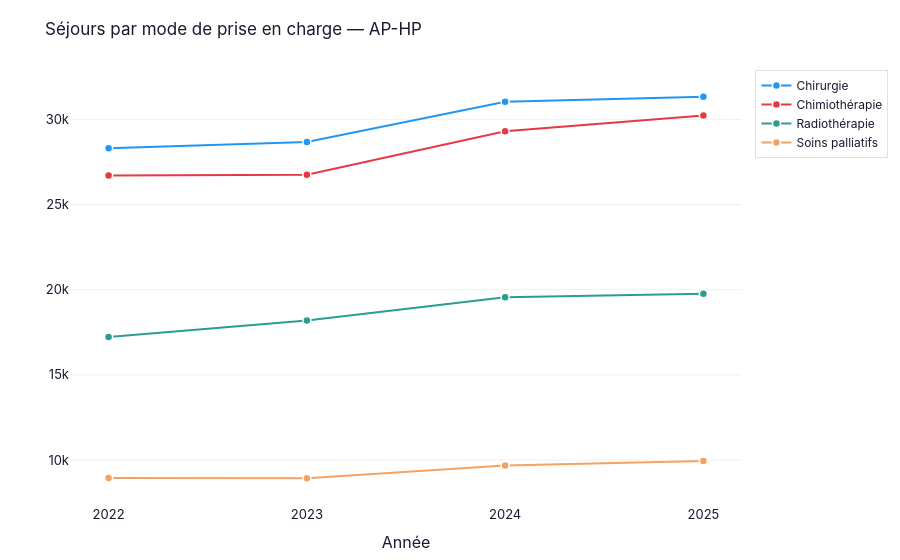
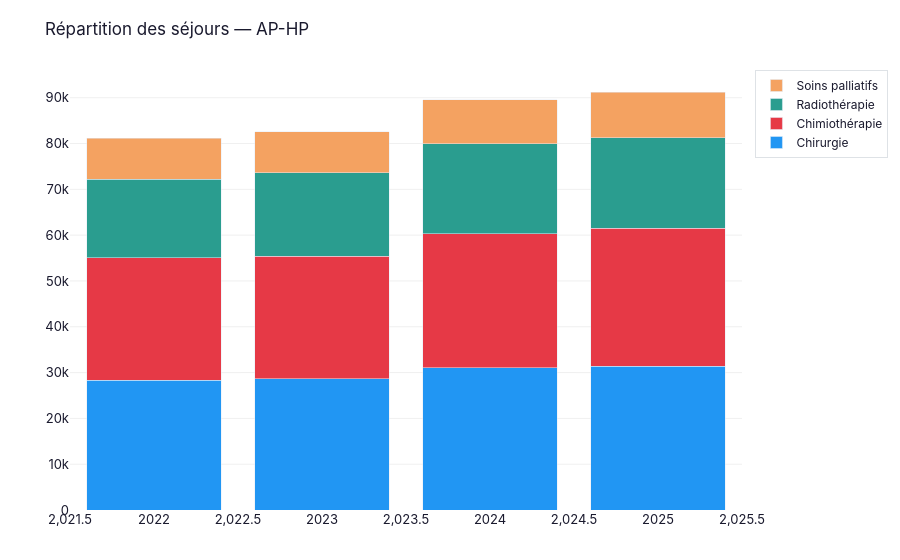

Source (notebook cell) for these figures, in order:
### Markdown cell above
## B. Séjours (par mode de prise en charge)

### Code cell
# Séjours « fondus » : melt des 4 modes → colonne label (= ce que fait report_builder)
sej = melt_sejours(tot(aphp, ENTITE))

# line_evolution sur les séjours
display(line_evolution(sej, "annee", "nb_sejours", "label",
                       f"Séjours par mode de prise en charge — {ENTITE}",
                       entities=list(TREATMENT_COLS.values())))

# stacked_treatments(df, group_col, title ; orientation) — définie, non utilisée par les pages.
# ATTENTION : attend un tableau LARGE (colonnes nb_sejours_*) + un group_col (ici l'année),
# et NON le tableau fondu `sej` (sinon toutes les traces sont sautées → figure vide).
display(stacked_treatments(tot(aphp, ENTITE), "annee", f"Répartition des séjours — {ENTITE}"))

### Figure 1 — Plotly figure (JSON) as saved in the notebook; plotly's stock layout.template omitted (floating-point values rounded to 4 significant figures)
{"data": [{"customdata": [null, "+1.3%", "+8.2%", "+1.0%"], "hovertemplate": "<b>Chirurgie</b><br>%{y:,.0f}<br>Évol. N-1 : %{customdata}<extra></extra>", "line": {"color": "#2196F3", "dash": "solid", "width": 2}, "marker": {"color": "#2196F3", "line": {"color": "white", "width": 1.5}, "size": 8}, "mode": "lines+markers", "name": "Chirurgie", "type": "scatter", "x": [2022, 2023, 2024, 2025], "y": [28307, 28676, 31033, 31330]}, {"customdata": [null, "+0.2%", "+9.6%", "+3.1%"], "hovertemplate": "<b>Chimiothérapie</b><br>%{y:,.0f}<br>Évol. N-1 : %{customdata}<extra></extra>", "line": {"color": "#E63946", "dash": "solid", "width": 2}, "marker": {"color": "#E63946", "line": {"color": "white", "width": 1.5}, "size": 8}, "mode": "lines+markers", "name": "Chimiothérapie", "type": "scatter", "x": [2022, 2023, 2024, 2025], "y": [26708, 26751, 29310, 30224]}, {"customdata": [null, "+5.6%", "+7.5%", "+1.0%"], "hovertemplate": "<b>Radiothérapie</b><br>%{y:,.0f}<br>Évol. N-1 : %{customdata}<extra></extra>", "line": {"color": "#2A9D8F", "dash": "solid", "width": 2}, "marker": {"color": "#2A9D8F", "line": {"color": "white", "width": 1.5}, "size": 8}, "mode": "lines+markers", "name": "Radiothérapie", "type": "scatter", "x": [2022, 2023, 2024, 2025], "y": [17226, 18191, 19561, 19755]}, {"customdata": [null, "-0.1%", "+8.5%", "+2.7%"], "hovertemplate": "<b>Soins palliatifs</b><br>%{y:,.0f}<br>Évol. N-1 : %{customdata}<extra></extra>", "line": {"color": "#F4A261", "dash": "solid", "width": 2}, "marker": {"color": "#F4A261", "line": {"color": "white", "width": 1.5}, "size": 8}, "mode": "lines+markers", "name": "Soins palliatifs", "type": "scatter", "x": [2022, 2023, 2024, 2025], "y": [8935, 8925, 9680, 9942]}], "layout": {"font": {"color": "#1A1A2E", "family": "Inter, Arial, sans-serif", "size": 13}, "hovermode": "x unified", "legend": {"bgcolor": "rgba(255,255,255,0.95)", "bordercolor": "#DEE2E6", "borderwidth": 1, "font": {"size": 12}}, "margin": {"b": 50, "l": 70, "r": 30, "t": 70}, "paper_bgcolor": "white", "plot_bgcolor": "white", "title": {"font": {"size": 17}, "text": "Séjours par mode de prise en charge — AP-HP"}, "xaxis": {"dtick": 1, "showgrid": false, "tick0": 2022, "tickformat": "d", "tickmode": "linear", "title": {"text": "Année"}, "zeroline": false}, "yaxis": {"gridcolor": "#F0F0F0", "showgrid": true, "title": {"text": ""}, "zeroline": false}}}

### Figure 2 — Plotly figure (JSON) as saved in the notebook; plotly's stock layout.template omitted (floating-point values rounded to 4 significant figures)
{"data": [{"hovertemplate": "<b>Chirurgie</b><br>%{y:,.0f}<extra></extra>", "marker": {"color": "#2196F3"}, "name": "Chirurgie", "orientation": "v", "type": "bar", "x": [2022, 2023, 2024, 2025], "y": [28307, 28676, 31033, 31330]}, {"hovertemplate": "<b>Chimiothérapie</b><br>%{y:,.0f}<extra></extra>", "marker": {"color": "#E63946"}, "name": "Chimiothérapie", "orientation": "v", "type": "bar", "x": [2022, 2023, 2024, 2025], "y": [26708, 26751, 29310, 30224]}, {"hovertemplate": "<b>Radiothérapie</b><br>%{y:,.0f}<extra></extra>", "marker": {"color": "#2A9D8F"}, "name": "Radiothérapie", "orientation": "v", "type": "bar", "x": [2022, 2023, 2024, 2025], "y": [17226, 18191, 19561, 19755]}, {"hovertemplate": "<b>Soins palliatifs</b><br>%{y:,.0f}<extra></extra>", "marker": {"color": "#F4A261"}, "name": "Soins palliatifs", "orientation": "v", "type": "bar", "x": [2022, 2023, 2024, 2025], "y": [8935, 8925, 9680, 9942]}], "layout": {"barmode": "stack", "font": {"color": "#1A1A2E", "family": "Inter, Arial, sans-serif", "size": 13}, "hovermode": "x unified", "legend": {"bgcolor": "rgba(255,255,255,0.95)", "bordercolor": "#DEE2E6", "borderwidth": 1, "font": {"size": 12}}, "margin": {"b": 50, "l": 70, "r": 30, "t": 70}, "paper_bgcolor": "white", "plot_bgcolor": "white", "title": {"font": {"size": 17}, "text": "Répartition des séjours — AP-HP"}, "xaxis": {"showgrid": false, "zeroline": false}, "yaxis": {"gridcolor": "#F0F0F0", "showgrid": true, "zeroline": false}}}
